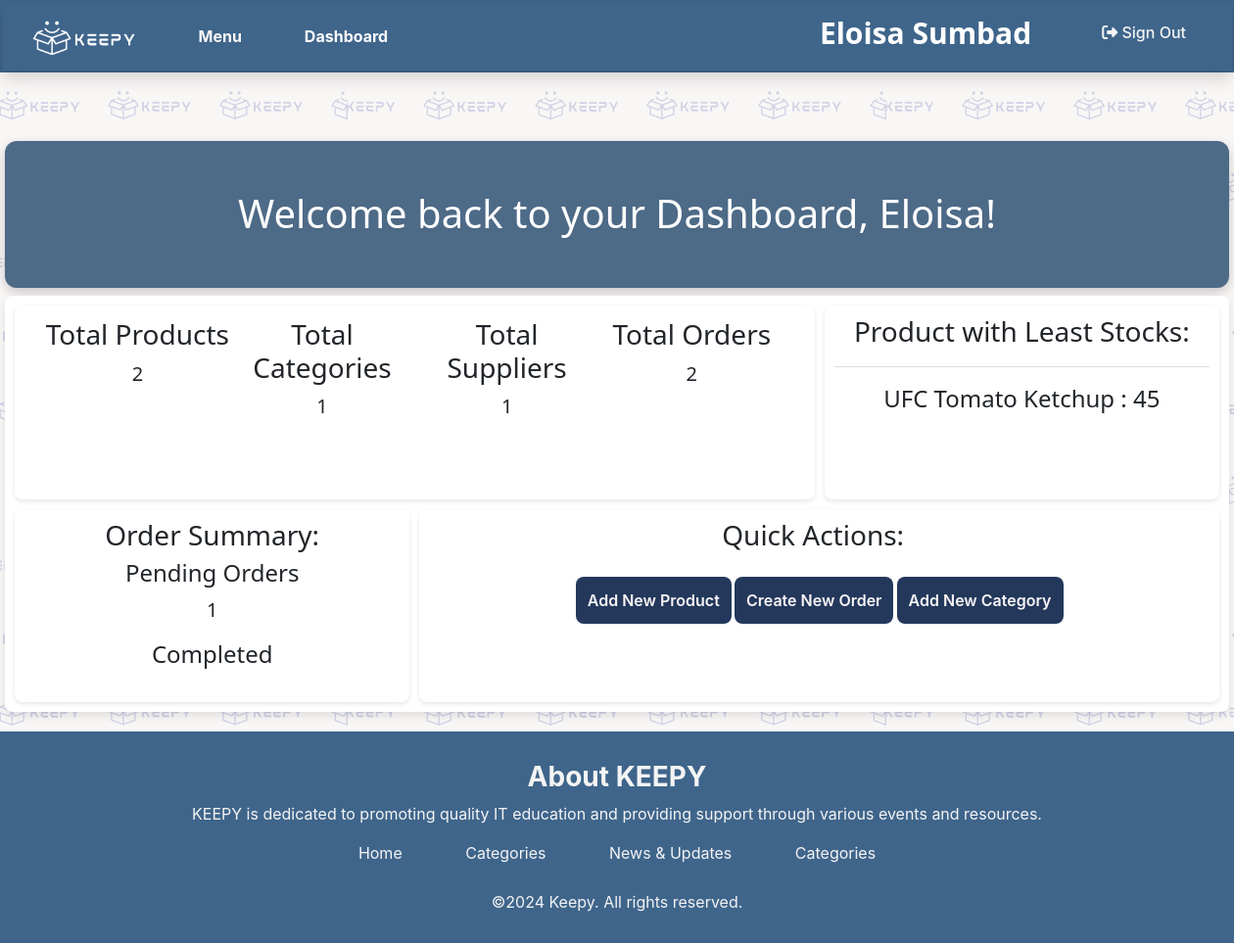
The page /home.php (signed in) on the database as committed earlier.
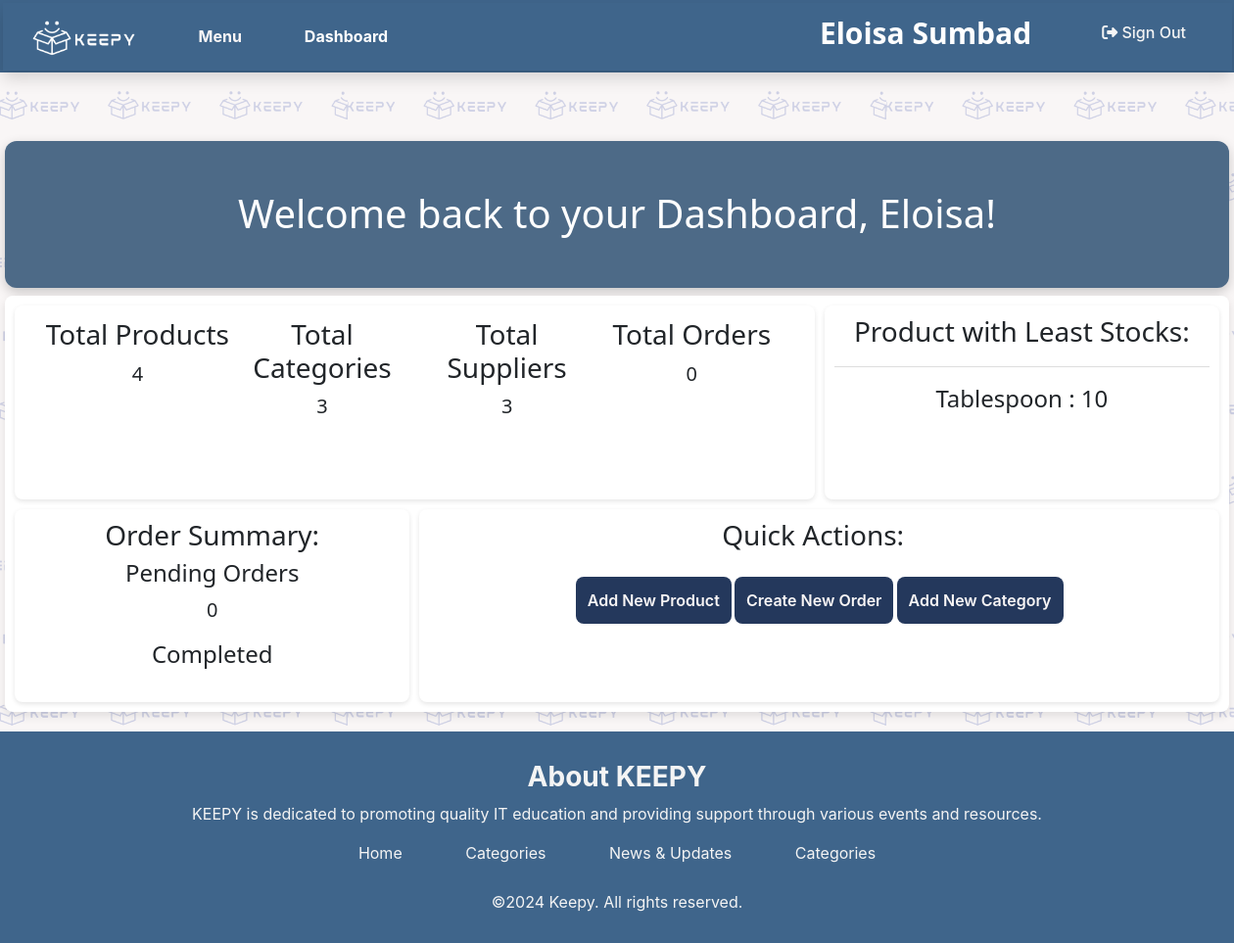
The same page on the database as committed later.
### tables this page shows
CREATE TABLE `items` (
  `item_id` bigint(20) UNSIGNED NOT NULL,
  `item_name` varchar(255) NOT NULL,
  `item_desc` varchar(255) NOT NULL,
  `item_img` longblob NOT NULL,
  `cat_id` bigint(11) UNSIGNED NOT NULL,
  `supplier_id` int(11) NOT NULL,
  `stock` int(11) NOT NULL,
  `admin_creator` bigint(20) UNSIGNED NOT NULL,
  `date_created` date NOT NULL,
  `record_status` varchar(25) NOT NULL
);

### home.php (the view, shortened to what this page needs)
<?php
include('includes/header.php');
include('dbcon.php');
$query = "SELECT * FROM administrators WHERE admin_id = ". $_SESSION['uid'];
$stmt = $con->prepare($query);
$stmt->execute();
$result = $stmt->get_result();
            if ($result->num_rows > 0) {
                $row = $result->fetch_assoc();
                $username = $row['admin_firstname'];
            } else {
                echo "No user_credentials record found for userinfo_id: $userinfo_id";
                exit();
            }
function TableRowCount(string $table, $con)
{
    $query = "SELECT COUNT(*) AS total FROM " . $table;
    $count = 0;
    if ($results = mysqli_query($con, $query)) {
        $row = mysqli_fetch_assoc($results);
        $count = $row['total'];
    } else {
        $count = "Nothing to see yet";
    }
    return $count;
}
function TableRowConditionCount(string $table, $con, $condition, $condition_field)
{
    $query = "SELECT COUNT(*) AS total FROM " . $table . " WHERE ". $condition_field . "= '". $condition. "'";
    $count = 0;
    if ($results = mysqli_query($con, $query)) {
        $row = mysqli_fetch_assoc($results);
        $count = $row['total'];
    } else {
        $count = "Nothing to see yet";
    }
    return $count;
}
function LeastOrdered($con)
{
    $query = "SELECT * FROM items i WHERE record_status = 'Active' ORDER BY stock  LIMIT 1";
    if ($results = mysqli_query($con, $query)) {
        $row = mysqli_fetch_assoc($results);
        $item_name = $row['item_name'];
        $item_stock = $row['stock'];
        $sum = $item_name . ' : ' . strval($item_stock);
    } else {
        $sum = "No products yet";
    }
    return $sum;
}
?>
        <div class="page-container">
            <div class="hello-username">
                <h1>Welcome back to your Dashboard, <?=$username?>!</h1>
                <div class="dashboard-container">
        <div class="box overview-panel total-products" style="max-width:100%; display: inline-block">
            <div style="display: inline-flex; width: 100%; max-width:fit-content ; padding: 3px 5px; align-items: top">
                <div>
                    <h3>Total Products</h3>
                    <p><?=TableRowCount("items",$con);?></p>
                </div>
                <div>
                    <h3>Total Categories</h3>
                    <p><?=TableRowCount("categories",$con);?></p>
                </div>
                <div>
                    <h3>Total Suppliers</h3>
                    <p><?=TableRowCount("supplier",$con);?></p>
                </div>
                <div>
                    <h3>Total Orders</h3>
                    <p><?=TableRowCount("orders",$con);?></p>
                </div>
            </div>
        </div>
        <div class="box alerts">
            <h3>Product with Least Stocks:</h3>
            <div class="alert-item">
            </div>
            <br>
            <h4><?=LeastOrdered($con)?></h4>
        </div>
        <div class="box">
            <h3>Order Summary:</h3>
            <div>
                <h4>Pending Orders</h4>
                <p><?=TableRowConditionCount("orders",$con,'Pending',"order_status");?></p>
                </div>
            <div>
                <h4>Completed</h4>
            </div>
        </div>
        <div class="boxopt quick-actions" style="display: block">
            <div>
            <h3>Quick Actions: </h3>
            </div>
            <br>
            <div>
                <div class="buttons" style="display: inline-block">
                    <button onclick="window.location.href='view_product.php'">Add New Product</button>
                    <button onclick="window.location.href='view_order.php'">Create New Order</button>
                    <button onclick="window.location.href='view_category.php'">Add New Category</button>
                </div>
            </div>
        </div>
                </div>
            </div>
</div>
            </div>
<footer>
<?php include('includes/footer.php'); ?>

Rows that differ between the two databases and show on the page:
no longer on this page (row edited): items: LeastOrdered($con) "UFC Tomato Ketchup : 45"
added items: LeastOrdered($con) "Tablespoon : 10"
Other text that changed with them:
TableRowCount("items",$con): "2" → "4"
TableRowCount("categories",$con): "1" → "3"
TableRowCount("supplier",$con): "1" → "3"
TableRowCount("orders",$con): "2" → "0"
TableRowConditionCount("orders",$con,'Pending',"order_status"): "1" → "0"
